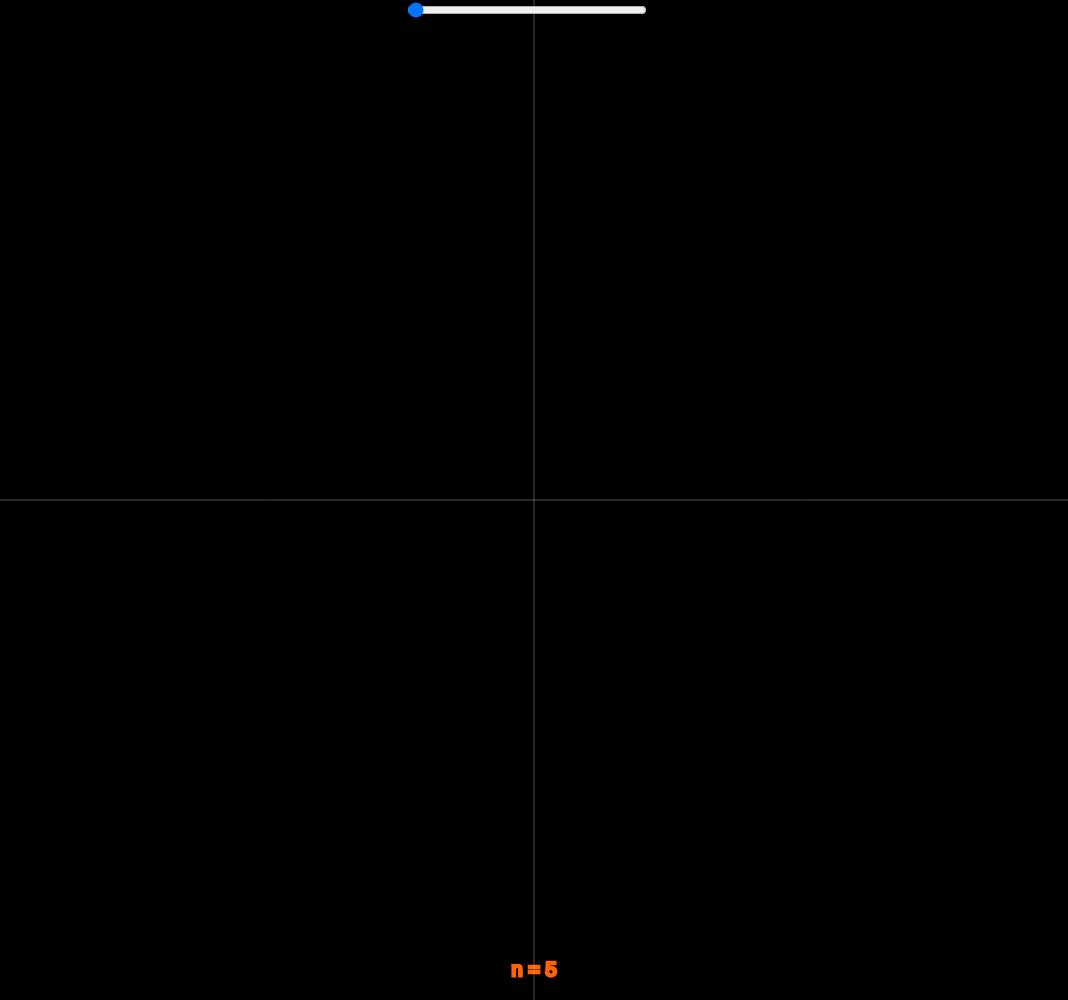
Frame 1 (no input)
Frame 60 (no input): identical to frame 1, image omitted
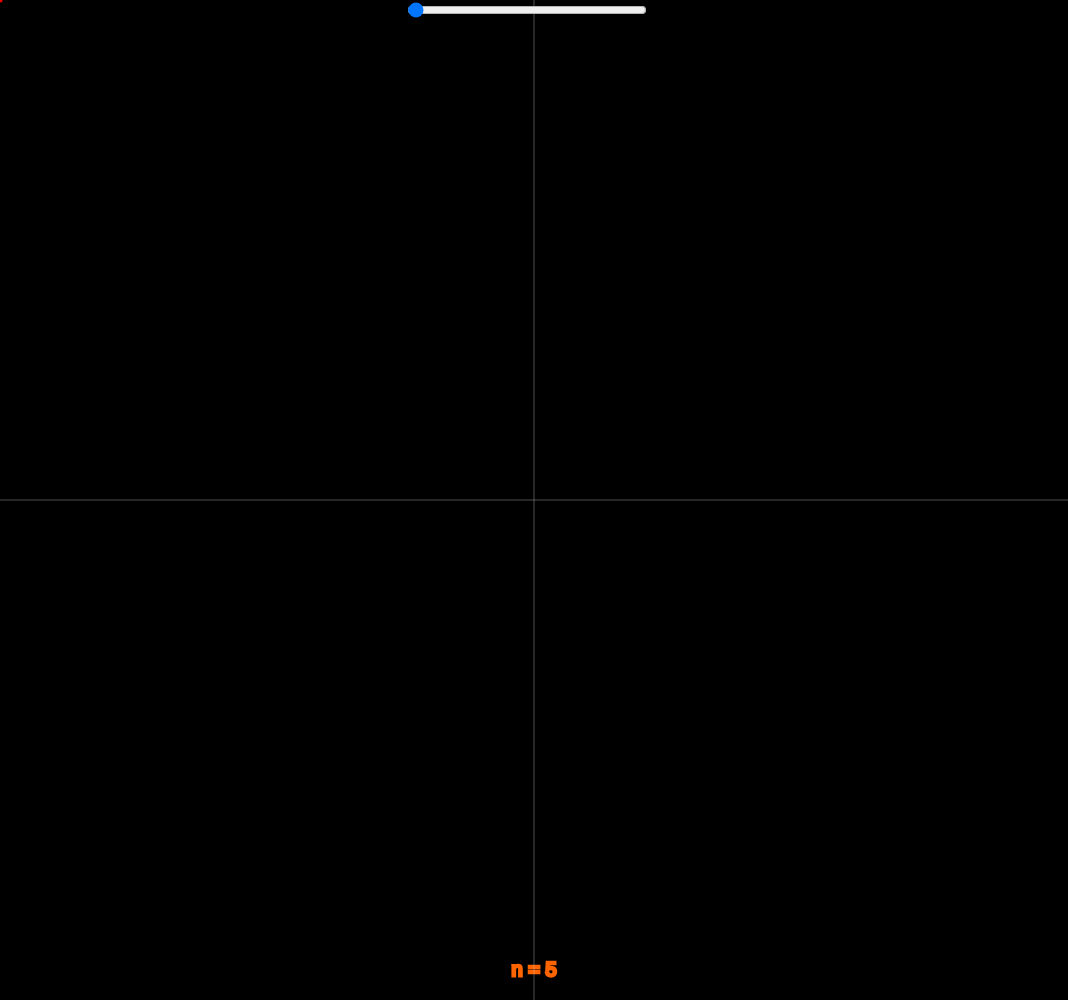
Frame 120 (the mouse pressed at the canvas centre since frame 60)

The p5.js sketch that drew these frames (run headless with seeded random() and noise() and a simulated clock; from frame 60 on, the mouse is pressed at the canvas centre):

// p5.js sketch
// ── sketch.js
let sh = new shape([], [])
let epics = [];
let n = 2;
let XY = [];
let speed = 300;
let iter_for_replay = 1
let state = "drawing";
let allslider = [];
let sh_deque = [];
let sh_index = 1;


function setup() {
  canvasWidth = windowWidth * .89;
  canvasHeight = windowHeight;

  canvas = createCanvas(canvasWidth, canvasHeight);

  // Da fare
  // speed, , iter_for_replay, shape replay


  const leftButton = document.createElement('button');
  leftButton.textContent = '\u25C0';
  document.body.appendChild(leftButton);
  

  const rightButton = document.createElement('button');
  rightButton.textContent = '\u25B6';
  document.body.appendChild(rightButton);
  
  // Posiziona i bottoni
  leftButton.style.position = 'absolute';
  leftButton.style.left =  canvasWidth + 'px';
  leftButton.style.top = windowHeight*.6 + 'px';
  
  rightButton.style.position = 'absolute';
  rightButton.style.left = canvasWidth + 80 + 'px'; 
  rightButton.style.top = windowHeight*.6 + 'px';
  

  const indexText = document.createElement('p');
  indexText.textContent = sh_index + ''; 
  indexText.style.position = 'absolute';

  indexText.style.left = canvasWidth + 60 + 'px';
  indexText.style.top = windowHeight*.6 + 'px';

  document.body.appendChild(indexText);


  // Aggiungi event listener per i bottoni
  leftButton.addEventListener('click', () => {;
    sh_index -= 1
    sh_index = max(sh_index, 1)
    indexText.textContent = sh_index + ""
    sh = new shape(sh_deque[sh_index-1].arrX, sh_deque[sh_index-1].arrY)
  });
  
  rightButton.addEventListener('click', () => {
    sh_index += 1
    sh_index = min(sh_index, 5)
    indexText.textContent = sh_index + "" 
    sh = new shape(sh_deque[sh_index-1].arrX, sh_deque[sh_index-1].arrY)
  });

  slider = createSlider(0, 300, n); 
  slider.position((canvasWidth / 2) - slider.width, 0);

  sliderSpeed = createSlider(1, 1000, speed); 
  sliderSpeed.position(canvasWidth, windowHeight*.2);
  speedText = createP("Speed: " + speed);
  speedText.position((1+0.02)*canvasWidth , windowHeight*.23);
  


  sliderIter = createSlider(1, 10, iter_for_replay); 
  sliderIter.position(canvasWidth , windowHeight*.4);
  iterText = createP("Replay Iterations: " + iter_for_replay);
  iterText.position(canvasWidth, windowHeight*.43);


  
  slider.text = "n = " + (slider.value() * 2 + 1)
  textAlign(CENTER, CENTER);
  textSize(20);

  allslider = [slider]
  for(let i = 0; i <= 4; i++){
    sh_deque.push(new shape([], []))
  }
}


function draw() {
  if(frameCount % (iter_for_replay*speed) == 0){
    XY = []
  }
  mx = mouseX-width/2
  my =  -mouseY+height/2
  checkState()
  background(0);

  n = slider.value();
  iter_for_replay = sliderIter.value()
  speed = sliderSpeed.value()

  speedText.html("Speed: " + speed);
  iterText.html("Replay Iterations: " + iter_for_replay);


  // Disegna il testo centrato sotto lo slider
  slider.style('width', `20%`)
  fill(0);stroke(255, 100, 0);strokeWeight(3);noFill();
  text(`n = ${n*2+1}`, width / 2, height - 30);


 
  translate(width/2, height/2)
  scale(1, -1);
  stroke(200, 100);strokeWeight(1)
  line(0,-height/2 ,0, height/2)
  line(-width/2, 0, width/2, 0)
  stroke(255, 100);strokeWeight(5);noFill();
  switch(state){
    
    case "fourier":
        var pos = [0, 0]
        for(let i = 0; i < epics.length; i++){
            if(i == epics.length-1){
            stroke(0, 255, 0)
            }else{
            stroke(255, 100)
            }
            pos = epics[i].show(pos[0], pos[1])
            epics[i].update(speed)
        }
        XY.push(pos)
        beginShape()
        stroke(0, 255, 0)
        XY.forEach((pos) => {
            vertex(pos[0], pos[1])
        })
        endShape()
        break;

    default:
      stroke(255, 0, 0);
      sh.show();
      break; 
  }
}


function checkState(){
	allslider.forEach((s) => {
      if(
          mouseX > s.position().x &&
          mouseX < s.position().x + s.width &&
          mouseY > s.position().y &&
          mouseY < s.position().y + s.height &&
          state !== "swiping" &&
          state !== "fourier"){
            state = "settings"
          }
	   if(!(
			mouseX > s.position().x &&
			mouseX < s.position().x + s.width &&
			mouseY > s.position().y &&
			mouseY < s.position().y + s.height) && state === "settings"){
				state = "drawing"
			}
    })
}

function mousePressed(){
	if(state === "drawing"){
		if(abs(mx) <= width/2 && abs(my) <= height/2)
		sh.add(mx, my)
	}
}

function mouseReleased(){
    if(state === "swiping" || state === "settings"){
        state = "drawing"
    }
} 

function mouseDragged(){
  if(state === "drawing" || state === "swiping"){
    sh.add(mx, my)
    sh.show()
    state = "swiping"
  }
}

function keyPressed(){
  if(key === "f"){
    let fs = fullscreen();
    fullscreen(!fs);
  }
  if(key === "c"){
    sh.clean()
    epics = []
    XY = []
    state = "drawing"
  }
  if(key === "b"){
    if(state === "fourier"){
      return
    }
    let fourier = ft(sh, n)
    sh_deque.unshift({...sh})
    sh_deque.pop()

    fourier.forEach((vec, frequency) => {
      console.log(vec)
      let raggio = sqrt(vec[0]*vec[0] + vec[1]*vec[1])
      let omega = (frequency-n) * TWO_PI
      let phi = atan2(vec[1], vec[0])
      epics.push(new cerchio(raggio, omega, phi))
    })
    epics.sort((a, b) => b.raggio - a.raggio);
    frameCount = 0
    state = "fourier"
    XY = []  
  }
}

// ── integrals.js
function integrate(arr, n){
    let sommaR = 0;
    let sommaI = 0; 
    let step = 1 / arr.length
    let phi = 0
    for(t = 0; t < arr.length; t++){
      phi = -n*2*PI*t*step
      sommaR += arr[t] * cos(phi) * step;
      sommaI += arr[t] * sin(phi) * step
    }
    return [sommaR, sommaI]; // scale 1 / L 
  }
  
  function calc_C(sh, n){
    let X_integral = integrate(sh.arrX, n)
    let Y_integral = integrate(sh.arrY, n)
    a = X_integral[0] - Y_integral[1]
    b = X_integral[1] + Y_integral[0]
    return [a, b]
  }
  
  function ft(sh, n_epicicles){
    let epicicles = []
    for(let n = -n_epicicles; n <= n_epicicles; n++){
      epicicles.push(calc_C(sh, n))
    }   
    return epicicles
  }
// ── style.css
html, body {
    margin: 0;
    padding: 0;
  }
  canvas {
    display: block;
  }

button{
    margin: 1%;
}
// ── utils.js
class cerchio{
    constructor(raggio, omega, phi) {
      this.raggio = raggio;
      this.omega = omega;
      this.angle = phi;
    }
    
    show(X, Y){
      let x = this.raggio *   cos(this.angle) + X   
      let y = this.raggio *  sin(this.angle) + Y
      noFill(); strokeWeight(1)
      circle(X, Y, this.raggio * 2  )
      line(X, Y, x, y)
      return  [x, y]
    }
    
    update(speed){
      this.angle += this.omega / speed
    }  
  }
   
  class shape{
    constructor(arrX, arrY){
      this.arrX = arrX
      this.arrY = arrY
      if(arrX.length != arrY.length){
        throw new Error("arrX e arry non hanno la stessa lunghezza.");
      }
      else{
        this.L = this.arrX.length
      }
    }
    
    show(){
      strokeWeight(5)
      if(this.L != 0){ 
       point(this.arrX[0], this.arrY[0])
      }
      for(let i = 1; i < this.L; i++){
        strokeWeight(5)
        point(this.arrX[i], this.arrY[i])
        strokeWeight(1)
        line(this.arrX[i], this.arrY[i], this.arrX[i-1], this.arrY[i-1])
      }
    }
    
    add(x, y){
      this.arrY.push(y)
      this.arrX.push(x)
      this.L += 1
    }
    
    clean(){
      this.arrY = []
      this.arrX = []
      this.L = 0
    }
  }
